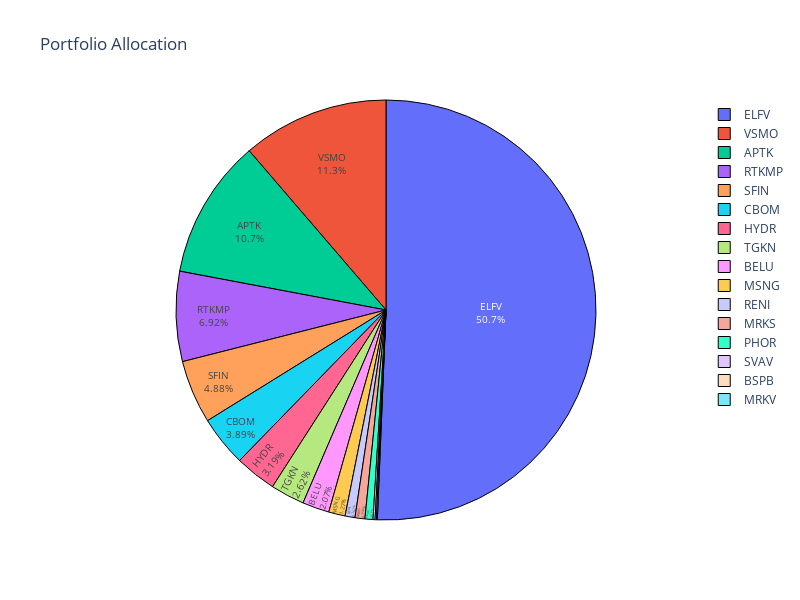

Notebook code cell kept with this figure:
### Code cell
plt.style.use('classic')

# Create a new Efficient Frontier object for plotting
ef_vol_plot = EfficientFrontier(mu_vol, s_vol)

# Plotting the efficient frontier
fig, ax = plt.subplots()
plotting.plot_efficient_frontier(ef_vol_plot, ax=ax, show_assets=True)

# Now create a new Efficient Frontier object for finding the tangency portfolio
ef_vol_tangency = EfficientFrontier(mu_vol, s_vol)
ef_vol_tangency.min_volatility()
ret_vol_tangent, std_vol_tangent, _ = ef_vol_tangency.portfolio_performance()
ax.scatter(std_vol_tangent, ret_vol_tangent, marker="*", s=100, c="r", label="Min Volatility")

# Format the matplotlib plot
ax.set_title("Efficient Frontier with Minimum Volatility Portfolio")
ax.legend()
plt.tight_layout()
plt.show()

# Filter out portfolio weights that are 0 or very close to 0
non_zero_weights_vol = {ticker_vol: weight for ticker_vol, weight in cleaned_weights_vol.items() if weight > 0}

# Extract the labels and sizes for the pie chart
labels_vol = list(non_zero_weights_vol.keys())
sizes_vol = list(non_zero_weights_vol.values())
sizes_vol = [abs(x) for x in sizes_vol]

# Create the figure for the pie chart
fig_vol = go.Figure(data=[go.Pie(labels=labels_vol, values=sizes_vol)])

# Adjust the layout of the pie chart
fig_vol.update_layout(
    title_text='Portfolio Allocation',
    autosize=False,
    width=800,
    height=600,
)

# Improve label positioning
fig_vol.update_traces(
    textinfo='percent+label',
    textfont_size=10,
    marker=dict(line=dict(color='#000000', width=1)),
    pull=[0.05 if size_vol > 10 else 0 for size_vol in sizes_vol],  # Pull out slices with size > 10%
    textposition='inside'
)

# Show the Plotly figure
fig_vol.show()

### Figure 1 — Plotly figure (JSON) as saved in the notebook; plotly's stock layout.template omitted (floating-point values rounded to 4 significant figures)
{"data": [{"labels": ["CBOM", "BSPB", "BELU", "RENI", "RTKMP", "HYDR", "PHOR", "ELFV", "SFIN", "MSNG", "APTK", "MRKV", "MRKS", "SVAV", "TGKN", "VSMO"], "marker": {"line": {"color": "#000000", "width": 1}}, "pull": [0, 0, 0, 0, 0, 0, 0, 0, 0, 0, 0, 0, 0, 0, 0, 0], "textfont": {"size": 10}, "textinfo": "percent+label", "textposition": "inside", "type": "pie", "values": [0.03886, 0.00099, 0.02071, 0.00762, 0.06919, 0.03194, 0.00616, 0.5066, 0.0488, 0.01271, 0.1074, 0.00071, 0.00758, 0.00158, 0.0262, 0.113]}], "layout": {"autosize": false, "height": 600, "title": {"text": "Portfolio Allocation"}, "width": 800}}
